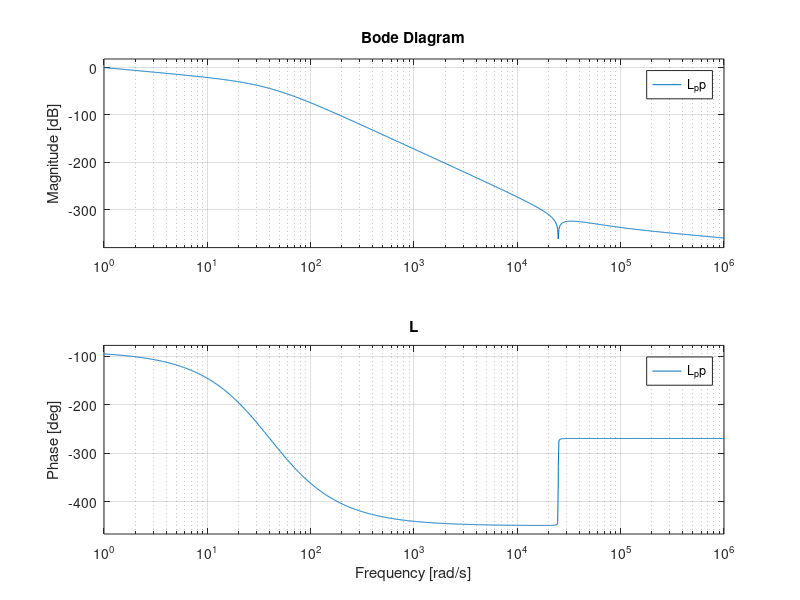
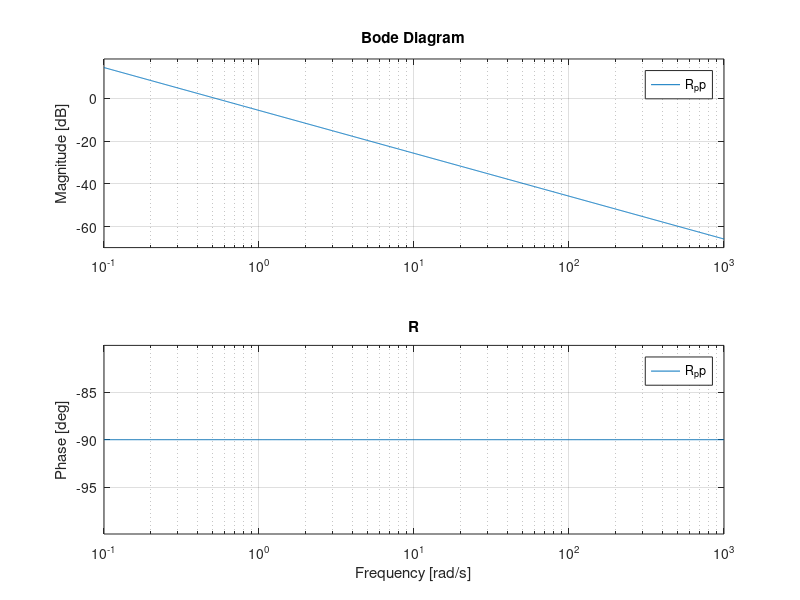

Source code (MATLAB) for these figures, in order: (Note: this script raises an error after producing the figures.)
clear all;
clc;
close all;

%% COLLABORATIVE CLASS
%   Matteo Mastromauro
%   Kevin Ortega
%   Alexandra Spertini
%   Alex Zagati

%% PARAMETERS

k = 0.8;
Jm = 4e-4;
Jl= 4e-4;
Bm = 0.015;
Bl = 0;
m = 0.3;
l = 0.3;
g = 9.81;
const = sqrt(2)*m*g*l/(2*Jl); %% needed for simulink simulation

%% EQUILIBRIUM
x1_bar = 0;
x2_bar = pi/4;
x3_bar = 0;
x4_bar = m*g*l*cos(x2_bar)/k + x2_bar;
u_bar= m*g*l*cos(x2_bar);
x_bar = [x1_bar x2_bar x3_bar x4_bar] ;

% computation of the equilibrium position

% syms x1(t) x2(t) x3(t) x4(t) u(t) y(t) % variables
% syms  Bm Jl Jm m g l k %system parameters, comment if you want the numerical expression
% 
% x1_dot = -Bl/Jl*x1(t)-k/Jl*x2(t)-m*g*l/Jl*cos(x2(t))+k/Jl*x4(t);
% x2_dot = x1(t);
% x3_dot = k/Jm*x2(t)-Bm/Jm*x3(t)-k/Jm*x4(t)+u(t)/Jm;
% x4_dot = x3(t);
% 
% x1_dot = subs(x1_dot,x2(t),pi/4);
% x2_dot = subs(x2_dot,x2(t),pi/4);
% x3_dot = subs(x3_dot,x2(t),pi/4);
% x4_dot = subs(x4_dot,x2(t),pi/4);
% 
% 
% eqn1 = 0 == x1_dot;
% eqn2 = 0 == x2_dot;
% eqn3 = 0 == x3_dot;
% eqn4 = 0 == x4_dot;
% 
% [x1_bar, x3_bar, x4_bar,u_bar] = solve([eqn1,eqn2,eqn3,eqn4],[x1(t),x3(t),x4(t),u(t)]) ;
% 
% x_bar = [x1_bar x2_bar x3_bar x4_bar] ;

%% LINEARIZATION

Alin= [0    -k/Jl + m*g*l*sin(x2_bar)/Jl                     0           k/Jl;
        1                        0                           0             0;
        0                      k/Jm                       -Bm/Jm      -k/Jm;
        0                        0                           1              0];

Blin = [0; 0; 1/Jm; 0];

Clin= [0    1   0   0];             %applichiamo a x2(theta l) perchè abbiamo solo 1 input(2 output)

Dlin = zeros(1);


%% POLES OF THE SYSTEM

sys = ss(Alin, Blin, Clin, Dlin) ;
G = tf(sys) ;

pole(G); % computation of the poles of the linearised system 
zero(G); % computation of the zeros of the linearised system 


%% POLE PLACEMENT (FOR STABILIZATION)

C0 = ctrb(Alin, Blin);          %controllability matrix
rank_C0 = rank(C0);  %rank of controllability matrix

%we decide to put the poles all in -50
rho = -40; % same rho for the two approaches to do some anaylsis 

p = rho + [-0, -0.1, -0.2, -0.3]; % poles choosen for pole placement
K = place(Alin, Blin, p);

p_closeloop= eig(Alin-Blin*K);

%% POLE PLACEMENT WITH INTEGRATORS

A_ext= [Alin, zeros(4, 1);            %A extended matrix
       -Clin, zeros(1)];

B_ext = [Blin; zeros(1)];               %B extended matrix

C0_ext = ctrb(A_ext, B_ext);      %C extended matrix
rank_C0_ext = rank(C0_ext);

p_ext = rho+[0, -0.1, -0.2, -0.3, -0.4];    %poles of the extended system
K_ext = place(A_ext, B_ext, p_ext);           %pole placement gain

p_closeloop_ext = eig(A_ext-B_ext*K_ext); % poles of the extended closed loop system

%% SIMULINK MODEL INITILIZATION

x_0 = x_bar+0.01;           %integral initialization

Kx = -K_ext(1, 1:4) ;       %state feedback gain
Kv = -K_ext(1, 5) ;          %additional integrator gain


%% RESPONSE WITH K

x_init= [0, 0, 0, 0]';

sys = ss(Alin - Blin*K, zeros(4,1), eye(4), Dlin);
[y, t]= initial(sys, x_init);

for j= 1:1:length(t)
    u(j,:)= -K*y(j,:)';
end

% uncomment to plot
% figure(1)
% plot(t, u);
% grid on


%% PID for the linearized system

s = tf('s');
G_pp = Clin*(s*eye(4)-(Alin-Blin*K))^-1*Blin;
wc = 1; % rad/s
R_pp = 1/s;
L_pp = R_pp*G_pp;
kp = 1/abs(freqresp(L_pp,wc));
R_pp = kp/s;
L_pp = R_pp*G_pp;
phi_c = angle(freqresp(L_pp,wc));
phi_m = (pi + phi_c)*180/pi;

% uncomment to plot
figure(1)
bode(L_pp); grid on; title('L');
figure(2)
bode(R_pp); grid on; title('R');


%% RESPONSE WITH K_ext

x_init_ext= [0.5 0.5 0.5 0.5 1] ;

sys_ext = ss(A_ext - B_ext*K_ext, zeros(5, 1), eye(5), Dlin);
[y_ext, t]= initial(sys_ext, x_init_ext);

for j= 1:1:length(t)
    u_ext(j,:)= -K_ext*y_ext(j,:)';
end

% uncomment to plot
% figure(2)
% plot(t, u_ext);
% grid on



%% ------------------------------------------------
%% OPTIMAL CONTROL : LQ 

% Tunable matrix intialization
Q = 0.1*eye(4);
R = 1*diag(1);

[K_lq, S, P] = lqr(Alin ,Blin, Q, R);

% K_lq response

A_lq = Alin-Blin*K_lq ;
B_lq = zeros(4,1) ;
C_lq = Clin ;
D_lq = 0;

% plot the evolution of the state x2 (control variable)

% %linearised system
% dxdt1 = @(t,y)mysystemode(t,y, A_ext-B_ext*K_ext) ;
% tspan1 = [0 5] ;
% y01 = ones(5,1);
% [t1,y1] = ode45(dxdt1, tspan1, y01) ;
% 
% %system with Lq
% dxdt2 = @(t,y)mysystemode(t,y, A_lq) ;
% tspan2 = [0 5] ;
% y02 = ones(4,1);
% [t2,y2] = ode45(dxdt2, tspan2, y02) ;


% uncomment to plot
% figure(3)
% plot(t1, y1(:, 2)) ;
% grid on
% xlabel('Time');
% ylabel('x2 - linearised system');
% title('Evolution of state 2 - pole placement with integrators');
% 
% figure(4)
% plot(t2, y2(:, 2),'c');
% grid on
% xlabel('Time');
% ylabel('x2');
% title('Evolution of state 2 - LQ control');

%% LQ with the system enlargment

%now we want to enlarge the system in order to add an integrator 

A_tilde = [Alin zeros(4,1) ; -Clin zeros(1,1)] ;
B_tilde = [Blin; 0];

r =  1/0.024; 
q =  1;

disp(q/r);

%tunable matrixes 
Q_lq = q*eye(5) ; %1 
R_lq = r*eye(1) ; %1000

% check reachability and observability 
rank(ctrb(A_tilde, B_tilde));
C_q = sqrt(Q_lq) ;
rank(obsv(A_tilde, C_q));

% P_lq = are(A_tilde, B_tilde*R_lq*B_tilde', Q_lq) 
% k = R_lq^(-1)*B_tilde'*P_lq;
% k_x = k(:, 1:4) ;
% eig(Alin-Blin*k_x) 
% 
% return 

% computation of the gain for l1
[K_lqe, S, P] = lqr(A_tilde, B_tilde, Q_lq, R_lq) ;

K_lqx = K_lqe(:,1:4) ;
K_lqeta = K_lqe(:, 5) ;

eig(Alin-Blin*K_lqx);
 

% %system with Lq
% dxdt3 = @(t,y)mysystemode(t,y, A_tilde-B_tilde*K_lqe) ;
% tspan3 = [0 5] ;
% y03 = ones(5,1);
% [t3,y3] = ode45(dxdt3, tspan3, y03) ;
% 
% figure(5)
% plot(t3, y3(:, 2),'b');
% grid on
% xlabel('Time');
% ylabel('x2');
% title('Evolution of state 2 - LQ control with integrators');



%% H2 PROBLEM 

n = 5 ; %n of states
p = 1 ; %n of inputs
m = 1 ; %number of outpuRts

q =     1; %0.01
r =      100;  %10
qt =      0 ; 
rt =      0 ;

% definition of the matrixes 
A = [Alin zeros(4,1) ;
    -Clin   0 ];

B1 = [sqrt(qt)*eye(n) zeros(n,p)];
B2 = [Blin ; 0];

C1 = [sqrt(q)*eye(n) ; zeros(m,n)];
C2 = [Clin 0] ;

D11 = [zeros(n,n) zeros(n,p) ; zeros(m,n) zeros(m,p)];
D12 = [zeros(n,m) ; sqrt(r)*eye(m)] ;
D21 = [zeros(p,n)  sqrt(rt)*eye(p,p)] ;
D22 = [Dlin] ;

AA = A;
BB = [B1 B2] ;
CC = [C1 ; C2] ;
DD = [D11 D12 ; D21 D22] ;

P_H2 = are(A, B2*D12'*D12*B2', C1'*C1);
K_H2 = (D12'*D12)*B2'*P_H2;

K_H2_X = K_H2(:,1:4) ;
K_H2_V = K_H2(:, 5) ;
eig(Alin-Blin*K_H2_X);

%% ----------------------------------------------------------------------------------------------
%% FEEDBACK LINEARIZATION

%% NONLINEAR SYSTEM

%0. Nonlinear system + eq. computation
syms x1(t) x2(t) x3(t) x4(t) u(t) y(t) % variables
syms  Bm Jl Jm m g l k %system parameters, comment if you want the numerical expression

x1_dot = -Bl/Jl*x1(t)-k/Jl*x2(t)-m*g*l/Jl*cos(x2(t))+k/Jl*x4(t);
x2_dot = x1(t);
x3_dot = k/Jm*x2(t)-Bm/Jm*x3(t)-k/Jm*x4(t)+u(t)/Jm;
x4_dot = x3(t);

x1_dot = subs(x1_dot,x2(t),pi/4);
x2_dot = subs(x2_dot,x2(t),pi/4);
x3_dot = subs(x3_dot,x2(t),pi/4);
x4_dot = subs(x4_dot,x2(t),pi/4);


eqn1 = 0 == x1_dot;
eqn2 = 0 == x2_dot;
eqn3 = 0 == x3_dot;
eqn4 = 0 == x4_dot;

[x1_bar, x3_bar, x4_bar,u_bar] = solve([eqn1,eqn2,eqn3,eqn4],[x1(t),x3(t),x4(t),u(t)])
 
% 1. system definition
syms x1(t) x2(t) x3(t) x4(t) u(t) y(t) % variables
syms  Bm Jl Jm m g l k %system parameters, comment if you want the numerical expression
x1_dot = -Bl/Jl*x1(t)-k/Jl*x2(t)-m*g*l/Jl*cos(x2(t))+k/Jl*x4(t);
x2_dot = x1(t);
x3_dot = k/Jm*x2(t)-Bm/Jm*x3(t)-k/Jm*x4(t)+u(t)/Jm;
x4_dot = x3(t);
y(t) = pi/4-x2(t);

%2. checking the relative degree of the system
y_d = -x2_dot;
y_dd = -x1_dot;
y_ddd = diff(y_dd,t);
y_ddd  = (k*x2_dot)/Jl - (k*x4_dot)/Jl - (g*l*m*sin(x2(t))*x2_dot)/Jl;
y_dddd = diff(y_ddd,t);

%substituting diff(x,t) in order to include it in the simulink scheme

y_dddd = (k*x1_dot)/Jl - (k*x3_dot)/Jl - (g*l*m*sin(x2(t))*x1_dot)/Jl - (g*l*m*cos(x2(t))*x1(t)*x2_dot)/Jl;

%%
%check the realtive degree of the system
y_d_sub = subs(y_d, [x1(t), cos(x2(t)), x2(t), x3(t), x4(t), u(t), k, Jl, Jm], [0, 0, 0, 0, 0, 1, 1, 1, 1]);
y_dd_sub = subs(y_dd, [x1(t), cos(x2(t)), x2(t), x3(t), x4(t), u(t), k, Jl, Jm], [0, 0, 0, 0, 0, 1, 1, 1, 1]);
y_ddd_sub = subs(y_ddd, [x1(t), cos(x2(t)), x2(t), x3(t), x4(t), u(t), k, Jl, Jm], [0, 0, 0, 0, 0, 1, 1, 1, 1]);
y_dddd_sub  = subs(y_dddd, [x1(t), cos(x2(t)), x2(t), x3(t), x4(t), u(t), k, Jl, Jm], [0, 0, 0, 0, 0, 1, 1, 1, 1]);

rd = zeros(1,1) ;

if y_d_sub ~= 0 
    rd =  1 ;
elseif y_dd_sub ~= 0 
        rd = 2 ;
elseif y_ddd_sub ~= 0 
        rd =  3 ;
elseif y_dddd_sub ~= 0 
        rd = 4;
end

%%
%check the realtive degree of the system
y_d_sub = subs(y_d, [x1(t), cos(x2(t)), x2(t), x3(t), x4(t), u(t), k, Jl, Jm], [0, 0, 0, 0, 0, 1, 1, 1, 1]);
y_dd_sub = subs(y_dd, [x1(t), cos(x2(t)), x2(t), x3(t), x4(t), u(t), k, Jl, Jm], [0, 0, 0, 0, 0, 1, 1, 1, 1]);
y_ddd_sub = subs(y_ddd, [x1(t), cos(x2(t)), x2(t), x3(t), x4(t), u(t), k, Jl, Jm], [0, 0, 0, 0, 0, 1, 1, 1, 1]);
y_dddd_sub  = subs(y_dddd, [x1(t), cos(x2(t)), x2(t), x3(t), x4(t), u(t), k, Jl, Jm], [0, 0, 0, 0, 0, 1, 1, 1, 1]);

rd = zeros(1,1) ;

if y_d_sub ~= 0 
    rd =  1 ;
elseif y_dd_sub ~= 0 
        rd = 2 ;
elseif y_ddd_sub ~= 0 
        rd =  3 ;
elseif y_dddd_sub ~= 0 
        rd = 4;
end
%%

%3. Change of coordinates to bring equilibrium to [0, 0]
syms dx1(t) dx2(t) dx3(t) dx4(t)
dx1_dot = subs(x1_dot, [x1(t),x2(t),x3(t),x4(t)], [dx1(t)+x1_bar, dx2(t)+x2_bar, dx3(t)+x3_bar, dx4(t)+x4_bar]);
dx2_dot = subs(x2_dot, [x1(t),x2(t),x3(t),x4(t)], [dx1(t)+x1_bar, dx2(t)+x2_bar, dx3(t)+x3_bar, dx4(t)+x4_bar]);
dx3_dot = subs(x3_dot, [x1(t),x2(t),x3(t),x4(t)], [dx1(t)+x1_bar, dx2(t)+x2_bar, dx3(t)+x3_bar, dx4(t)+x4_bar]);
dx4_dot = subs(x4_dot, [x1(t),x2(t),x3(t),x4(t)], [dx1(t)+x1_bar, dx2(t)+x2_bar, dx3(t)+x3_bar, dx4(t)+x4_bar]);
dy = subs(y(t), [x1(t),x2(t),x3(t),x4(t)], [dx1(t)+x1_bar, dx2(t)+x2_bar, dx3(t)+x3_bar, dx4(t)+x4_bar]);

%4. Diffeomorphism
x1_tilde = dy;
x2_tilde = -dx1 ;
%x3_tilde = diff(x2_tilde,t);
x3_tilde = dx1_dot ;
%x4_tilde = diff(x3_tilde, t);
x4_tilde = (k*dx4_dot)/Jl - (k*dx2_dot)/Jl - (Bl*x1_dot)/Jl + (g*l*m*sin(pi/4 + dx2(t))*dx2_dot)/Jl;
%%

% check if it's a diffeomorphism. We need to compute the Jacobean and check
% if the Jacobea is full rank
f = [x1_tilde ; x2_tilde ; x3_tilde ; x4_tilde] ;

% compute the Jacobean
J = jacobian(f, [dx1, dx2, dx3, dx4]);
rank(J);
%%
%6. inverse relationship phi(^-1)
syms dx1 dx2 dx3 dx4 dx1_t dx2_t dx3_t dx4_t
eqn1 = dx1_t == -dx2;
eqn2 = dx2_t == -dx1;
eqn3 = dx3_t == k*(dx2+pi/4)/Jl+m*g*l*cos(dx2+pi/4)/Jl-k*(dx4+x4_bar)/Jl;
eqn4 = dx4_t == k/Jl*dx1-m*g*l/Jl*sqrt(2)/2*(sin(dx2)+cos(dx2))*dx1-k/Jl*dx3;
sys    = [eqn1, eqn2, eqn3, eqn4];
[x1_t, x2_t, x3_t, x4_t]       = solve(sys,[dx1,dx2,dx3,dx4]);

%6b. verify that the equilibrium is in [0,0,0,0]
x1_t = subs(x1_t,[dx1_t,dx2_t,dx3_t,dx4_t], [0,0,0,0]);
x2_t = subs(x2_t,[dx1_t,dx2_t,dx3_t,dx4_t], [0,0,0,0]);
x3_t = subs(x3_t,[dx1_t,dx2_t,dx3_t,dx4_t], [0,0,0,0]);
x4_t = subs(x4_t,[dx1_t,dx2_t,dx3_t,dx4_t], [0,0,0,0]);

%7. system in normal canonical form
syms x2_t x3_t x4_t
x1_t_dot = x2_t;
x2_t_dot = x3_t;
x3_t_dot = x4_t;
x4_t_dot = y_dddd;

y_dddd = (k*x1_dot)/Jl - (k*x3_dot)/Jl - (g*l*m*sin(x2(t))*x1_dot)/Jl - (g*l*m*cos(x2(t))*x1(t)*x2_dot)/Jl;
v = y_dddd;

 %8. Finding u
syms x1 x2 x3 x4 u v_sim k Bm Jm Jl g l m 
v = (g*l*m*sin(x2)*((k*x2)/Jl - (k*x4)/Jl + (g*l*m*cos(x2))/Jl))/Jl - (k*(u/Jm - (Bm*x3)/Jm + (k*x2)/Jm - (k*x4)/Jm))/Jl - (k*((k*x2)/Jl - (k*x4)/Jl + (g*l*m*cos(x2))/Jl))/Jl - (g*l*m*cos(x2)*x1^2)/Jl;
eqn = v_sim == v;
U = solve(eqn, u);

 %% PARAMETERS FOR SIMULINK SIMULATION

k = 0.8;
Jm = 4e-4;
Jl= 4e-4;
Bm = 0.015;
Bl = 0;
m = 0.3;
l = 0.3;
g = 9.81;
x1_bar = 0;
x2_bar = pi/4;
x3_bar = 0;
x4_bar = m*g*l*cos(x2_bar)/k + x2_bar;
u_bar= m*g*l*cos(x2_bar);
x_bar = [x1_bar x2_bar x3_bar x4_bar] ;

%% FEEDBACK GAIN TUNING Kv_lin

A_tilde = [0 1 0 0;
           0,0,1,0;
           0,0,0,1;
           0,0,0,0];
B_tilde = [0,0,0,1]';
C_tilde = [1 0 0 0];
p_tilde = -50+[-0, -0.1, -0.2, -0.3]; % poles choosen for pole placement

Kv_tilde = place(A_tilde, B_tilde, p_tilde);
p_tilde_closeloop= eig(A_tilde-B_tilde*Kv_tilde);

%% PID for feedback linearization

s = tf('s');
G_v =C_tilde*(s*eye(4)-(A_tilde-B_tilde*Kv_tilde))^-1*B_tilde;
wc = 1; % rad/s
R_v = 1/s;
L_v = R_v*G_v;
kp_v = 1/abs(freqresp(L_v,wc));
R_v = kp_v/s;
L_v = R_v*G_v;
phi_c = angle(freqresp(L_v,wc));
phi_m = (pi + phi_c)*180/pi

% uncomment to plot
figure(1)
bode(L_v); grid on; title('L');
figure(2)
bode(R_v); grid on; title('R');

%% REGULATOR
s = tf('s');
kp = 1;
G = 1/s^4;
R = kp*(s+0.001)^3/(s/50+1)^4;
L = G*R;
bode(L), grid on;

syms s
R = kp*(s+0.001)^3/(s/50+1)^4;
v = ilaplace(R);